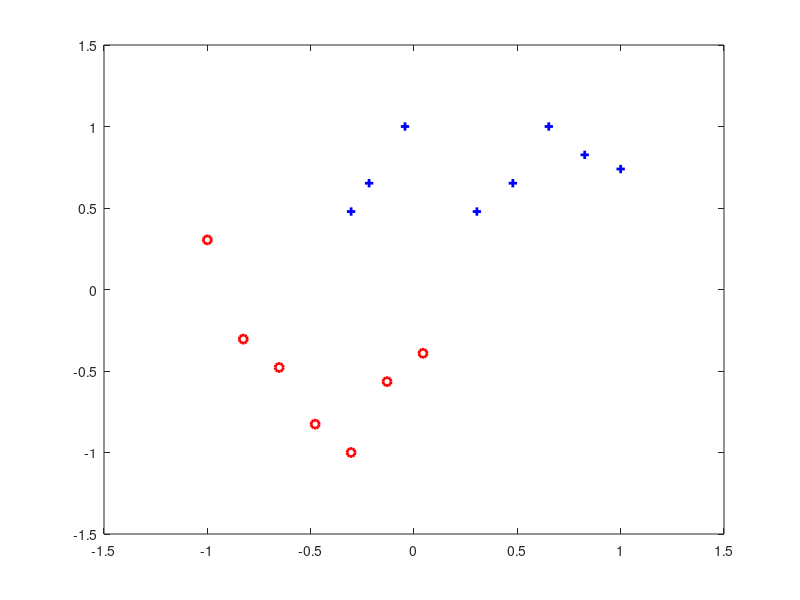

Here is the MATLAB script that generated this plot: (Note: this script raises an error after producing the figure.)
clear; 
global a b lambda
a=load('dati_dim2.txt');
a1min= min(a(:,2)); a1max=max(a(:,2));
a2min= min(a(:,3)); a2max=max(a(:,3));
a(:,[2 3]) = a(:,[2 3])*diag( [2/(a1max-a1min) 2/(a2max-a2min) ]);
a(:,2)=a(:,2)-(a1max+a1min)/(a1max-a1min);
a(:,3)=a(:,3)-(a2max+a2min)/(a2max-a2min);
figure(10);
plot(a(a(:,1)>0,2),a(a(:,1)>0,3),'or','LineWidth',2); hold on;
plot(a(a(:,1)<0,2),a(a(:,1)<0,3),'+b','LineWidth',2);
axis([-1.5 1.5,-1.5,1.5]);
%%%%%
b = a(:,1);        % column vector of labels
a = a(:,[2 3]);
n = length(b);      % numero di esempi
d = size(a,2);      % d = lunghezza esempi 
z0 = zeros(d,1);    % iterata iniziale per il metodo del gradiente  
toll = 1e-4;        % criterio di stopping: norm(g) < toll  
maxit = 2000;       % massimo numero di iterazioni
lambda = 1e-4;      % parametro di regolarizzazione 
tic;
[z_BB1,info_BB1,f_BB1,a_BB1] = BB1_solver('logistic_l2','grad_logistic_l2',z0,toll,maxit);
toc;
%%%%% grafico predittore 
plot([-1 1],[ z_BB1(1)/z_BB1(2) -z_BB1(1)/z_BB1(2) ],'k');
legend('classe +1','classe -1','w^T x = 0');
title(['w = (',num2str([z_BB1(1) z_BB1(2)]),')']);
hold off;
%%%%% grafico discesa funzione obiettivo durante il processo di ottimizzazione 
figure(2); clf;
plot(f_BB1); xlabel('iterazioni'); ylabel('f(x_k)');